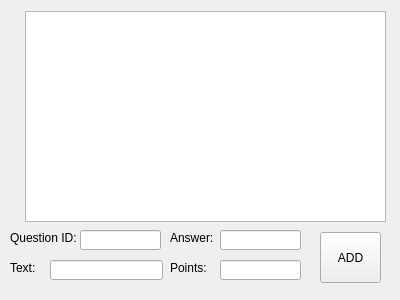
<?xml version="1.0" encoding="UTF-8"?>
<ui version="4.0">
 <class>Presenter</class>
 <widget class="QWidget" name="Presenter">
  <property name="geometry">
   <rect>
    <x>0</x>
    <y>0</y>
    <width>400</width>
    <height>300</height>
   </rect>
  </property>
  <property name="windowTitle">
   <string>Presenter</string>
  </property>
  <widget class="QListWidget" name="listWidget">
   <property name="geometry">
    <rect>
     <x>25</x>
     <y>11</y>
     <width>361</width>
     <height>211</height>
    </rect>
   </property>
  </widget>
  <widget class="QLabel" name="label">
   <property name="geometry">
    <rect>
     <x>10</x>
     <y>230</y>
     <width>71</width>
     <height>16</height>
    </rect>
   </property>
   <property name="text">
    <string>Question ID:</string>
   </property>
  </widget>
  <widget class="QLineEdit" name="id_entry">
   <property name="geometry">
    <rect>
     <x>80</x>
     <y>230</y>
     <width>81</width>
     <height>20</height>
    </rect>
   </property>
  </widget>
  <widget class="QLabel" name="label_2">
   <property name="geometry">
    <rect>
     <x>10</x>
     <y>260</y>
     <width>61</width>
     <height>16</height>
    </rect>
   </property>
   <property name="text">
    <string>Text:</string>
   </property>
  </widget>
  <widget class="QLineEdit" name="text_entry">
   <property name="geometry">
    <rect>
     <x>50</x>
     <y>260</y>
     <width>113</width>
     <height>20</height>
    </rect>
   </property>
  </widget>
  <widget class="QLabel" name="label_3">
   <property name="geometry">
    <rect>
     <x>170</x>
     <y>230</y>
     <width>47</width>
     <height>16</height>
    </rect>
   </property>
   <property name="text">
    <string>Answer:</string>
   </property>
  </widget>
  <widget class="QLabel" name="label_4">
   <property name="geometry">
    <rect>
     <x>170</x>
     <y>260</y>
     <width>47</width>
     <height>16</height>
    </rect>
   </property>
   <property name="text">
    <string>Points:</string>
   </property>
  </widget>
  <widget class="QLineEdit" name="answer_entry">
   <property name="geometry">
    <rect>
     <x>220</x>
     <y>230</y>
     <width>81</width>
     <height>20</height>
    </rect>
   </property>
  </widget>
  <widget class="QLineEdit" name="points_entry">
   <property name="geometry">
    <rect>
     <x>220</x>
     <y>260</y>
     <width>81</width>
     <height>20</height>
    </rect>
   </property>
  </widget>
  <widget class="QPushButton" name="add_button">
   <property name="geometry">
    <rect>
     <x>320</x>
     <y>232</y>
     <width>61</width>
     <height>51</height>
    </rect>
   </property>
   <property name="text">
    <string>ADD</string>
   </property>
  </widget>
 </widget>
 <layoutdefault spacing="6" margin="11"/>
 <resources/>
 <connections/>
</ui>
